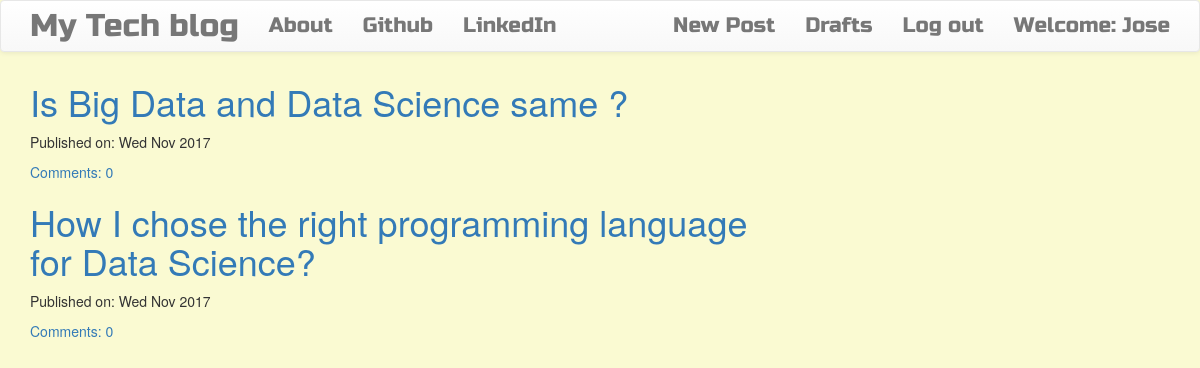
The page / (signed in) on the database its author committed.
### blog/models.py (models this page shows, shortened)
class Post(models.Model):
    author = models.ForeignKey('auth.User')
    title = models.CharField(max_length=200)
    text = models.TextField()
    created_date = models.DateTimeField(default=timezone.now)
    published_date = models.DateTimeField(blank=True, null=True)
    def approve_comments(self):
        return self.comments.filter(approved_comment=True)

### blog/views.py (the view)
# urls.py: url(r'^$',views.PostListView.as_view(),name='post_list'),
class PostListView(ListView):
    model = Post
    def get_queryset(self):
        return Post.objects.filter(published_date__lte=timezone.now()).order_by('-published_date')

### blog/templates/blog/post_list.html
{% extends 'blog/base.html' %}
{% block content %}
<div class="centerstage">
    {% for post in post_list %}
        <div class="post">
            <h1><a href="{% url 'post_detail' pk=post.pk %}">{{ post.title }}</a></h1>
            <div class="date">
                <p>Published on: {{ post.published_date|date:"D M Y"}}</p>
            </div>
            <a href="{% url 'post_detail' pk=post.pk %}">Comments: {{ post.approve_comments.count }}</a>
        </div>
    {% endfor %}
</div>
{% endblock %}

### blog/templates/blog/base.html (shortened to what this page needs)
<!DOCTYPE html>
{% load staticfiles %}
<html>
    <head>
        <link rel="stylesheet" href="https://maxcdn.bootstrapcdn.com/bootstrap/3.3.7/css/bootstrap.min.css">
        <link rel="stylesheet" href="https://maxcdn.bootstrapcdn.com/bootstrap/3.3.7/css/bootstrap-theme.min.css">
        <link rel="stylesheet" href="//cdn.jsdelivr.net/medium-editor/latest/css/medium-editor.min.css" type="text/css" media="screen" charset="utf-8">
        <link rel="stylesheet" href="{% static 'css/blog.css' %}">
<body class='loader'>
  <nav class="navbar navbar-default techfont custom-navbar">
    <div class="container">
      <ul class="nav navbar-nav">
        <li><a class='navbar-brand bigbrand' href="{% url 'post_list' %}">My Tech blog</a></li>
        <li><a href="{% url 'about'%}">About</a></li>
        <li><a href="https://github.com/Atif8Ted">Github</a></li>
        <li><a href="https://www.linkedin.com/in/atifimam/">LinkedIn</a></li>
      </ul>
      <ul class="nav navbar-nav navbar-right">
        {% if user.is_authenticated %}
        <li>
          <a href="{% url 'post_new' %}" >New Post</a>
        </li>
        <li>
          <a href="{% url 'post_draft_list' %}">Drafts</a>
        </li>
        <li>
          <a href="{% url 'logout' %}" >Log out</a>
        </li>
        <li>
          <a >Welcome: {{ user.username }}</a>
        </li>
          {% else %}
          <li><a class='nav navbar-right' href="{% url 'login' %}" ><span class="glyphicon glyphicon-user"></span> Login</a></li>
        {% endif %}
      </ul>
  </div>
</nav>
        <div class="content container">
            <div class="row">
                <div class="col-md-8">
                  <div class="blog_posts">
                    {% block content %}
                    {% endblock %}
                  </div>
                </div>
            </div>
        </div>
</body>
</html>

### blog/static/css/blog.css (style rules this page uses)
.techfont { font-family: 'Russo One', sans-serif; font-size: 1.5em; margin-bottom: 10px; }
.centerstage { margin-left: auto; margin-right: auto; }
.bigbrand { font-size: 1.5em; }
.loader { filter: hue-rotate(0deg); color: linear-gradient(45deg, #0f8, #08f); animation: hue 5000ms infinite linear; }
body { background: lightgoldenrodyellow; }

### rows shown on the page
Post: title "Is Big Data and Data Science same ?", published_date "Wed Nov 2017", approve_comments.count "0"
Post: title "How I chose the right programming language for Data Science?", published_date "Wed Nov 2017", approve_comments.count "0"

### other values the page prints
{{ user.username }} "Jose"
